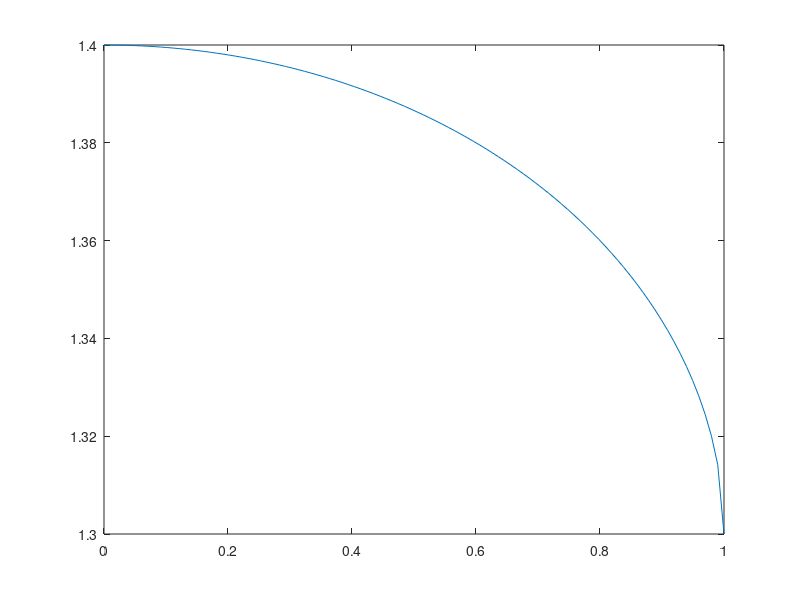

Write the MATLAB code that produced this figure.
% v0 = [0 -1];
% p0 = [0.6 1.1];
% r0 = 1;
% ds = r0/10^3;
% 
% [p0,~,~] = circleIntersect(r0,p0,v0);
% 
% n0 = 1.3;
% n1 = 1.4;
% k = n0-n1;
% n = @(r) k*r + n1;
% 
% gV = -p0;
% r1 = norm(p0);
% ra = r1 + ds/2;
% rb = r1 - ds/2;
% na = n(ra);
% nb = n(rb);
% 
% a = dot(v0,gV);
% theta = acos(a);
% alpha = asin(na/nb*sin(theta));
% fi = alpha-theta;
% 
% r = ((na+nb)/2)/(sin(theta)*(nb-na)/abs(rb-ra));
% psi = -ds/r;
% % R = @(psi) [cos(psi) -sin(psi);
% %             sin(psi) cos(psi)];
% % v1 = R(psi)*v0';
% % v1 = v1';
% % or = p0' + r.*R(pi/2)*v0';
% % p1 = R(psi)*(p0'-or) + or;
% % p1 = p1';
% fprintf('meggit is :%f.6 rad \n',psi) 
% fprintf('snell in : %f.6 rad, snell out: %f.6 rad, diff is %f.6 rad \n',theta,alpha,fi)

n0 = 1.3;
n1 = 1.4;
rn = 1;

k = (n1-n0)/rn;
n = @(x,y) k.*sqrt(rn^2 - x.^2 - y.^2) + n0;
dndr = @(r) -r*k/sqrt(rn^2 - r^2);

x = linspace(0,1/sqrt(2),100)';
y = linspace(0,1/sqrt(2),100)';

plot(sqrt(2.*x.^2),n(x,y))
        
        